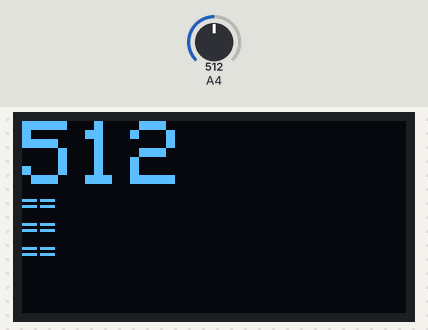
Recording of a sketch running on a simulated Arduino Uno, built with avr-gcc and run on an emulated ATmega328P. Shown: 128×64 one-colour display. The test bench sets the inputs (shaded band); at power-on: A4 = 512. What the sketch prints to the serial monitor is not drawn.

Above: at 1.2 s.
1.3 s: A4 set to 425
At 2.0 s:
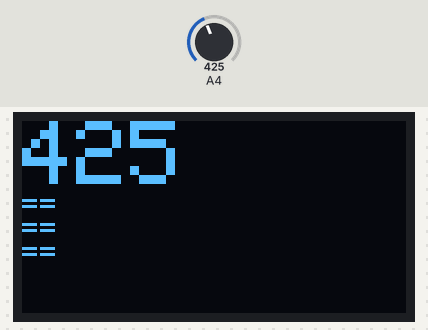
2.8 s: A4 set to 398
At 4.0 s:
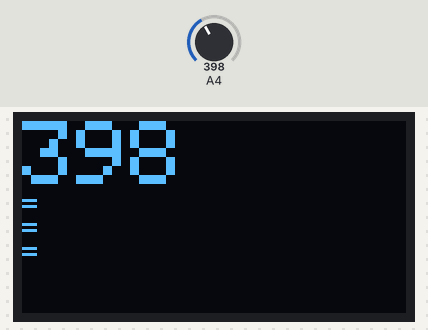
4.3 s: A4 set to 220
At 4.7 s:
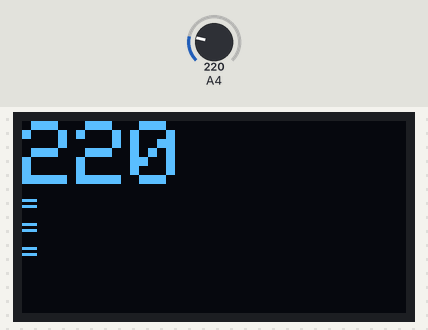
5.8 s: A4 set to 196
At 6.3 s:
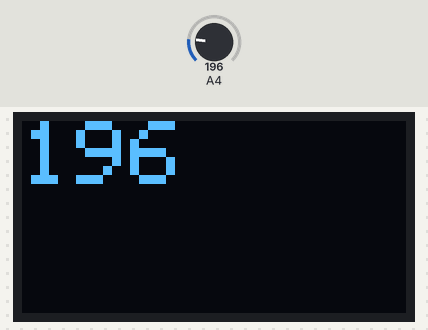
Timing chart, 0 to 8.3 s (numbered marks = the images above; inputs shaded):
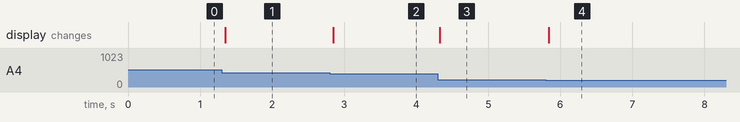

The sketch:

potoled.ino
```cpp
#include <Wire.h>
#include <Adafruit_GFX.h>
#include <Adafruit_SSD1306.h>
#include <Arduino.h>

#define SCREEN_WIDTH 128
#define SCREEN_HEIGHT 64

#define OLED_RESET -1   // No reset pin
#define OLED_ADDR  0x3C // Change if needed

Adafruit_SSD1306 display(SCREEN_WIDTH, SCREEN_HEIGHT, &Wire, OLED_RESET);


void setup() {
  display.begin(SSD1306_SWITCHCAPVCC, OLED_ADDR);

  Wire.begin();
  Serial.begin(9600);
  display.clearDisplay();


}

void loop() {
  /*
  if (Serial.available())
  {
    String message = Serial.readString();

    display.clearDisplay();
    display.setTextSize(3);
    display.setTextColor(SSD1306_WHITE);
    display.setCursor(0, 0);

    display.println(message);
    display.display();
    Serial.println("printed");

  }

*/
  display.clearDisplay();
  display.setTextSize(3);
  display.setTextColor(SSD1306_WHITE);
  display.setCursor(0, 0);

  display.println(analogRead(4));
  display.setTextSize(1);
  //display.setCursor(0, 1);
  for (int i = 0; i < map(analogRead(4), 0, 4095, 0, 20); i++)
  {
    display.print("=");
  }
  display.println("");
  for (int i = 0; i < map(analogRead(4), 0, 4095, 0, 20); i++)
  {
    display.print("=");
  }
  display.println("");
  for (int i = 0; i < map(analogRead(4), 0, 4095, 0, 20); i++)
  {
    display.print("=");
  }
  display.display();

  Serial.println(analogRead(4));
  //4095


}
```

Measured:
- the behaviour switches between 410 and 409 on A4 (found by bisection; images 1 and 2)
- the behaviour switches between 205 and 204 on A4 (found by bisection; images 3 and 4)
- after the input at 1.3 s, the display: changes after 0.05 s (image 1)
- after the input at 2.8 s, the display: changes after 0.05 s (image 2)
- after the input at 4.3 s, the display: changes at once (image 3)
- after the input at 5.8 s, the display: changes at once (image 4)
